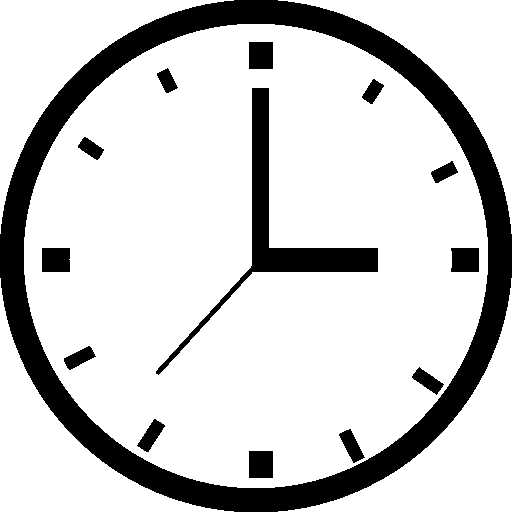
#> input picture TEMA 3/ACTIVIDAD 7 - TEMA 3/reloj4.png, 512 x 512 px
$ jupyter execute --allow-errors rel.ipynb
#> lines starting #> are read from the running program, lines starting #| are printed output that depends on the picture; after the words box and inside, x2 and y2 are one past the last pixel; in counts of white or black regions, pixels touching at a corner belong together
RETO DEL RELOJ

[cell 1]
import numpy as np
import cv2
import matplotlib.pyplot as plt


imagen_bgr = cv2.imread('RELOJ.jpeg')
#> (the rest of this cell did not finish here and is left out)

[cell 2]
import numpy as np
import cv2
import matplotlib.pyplot as plt


imagen_bgr = cv2.imread('reloj4.png')
#> imagen_bgr is the input picture: shape (512, 512, 3); 81.2% white; 14 black regions, largest, box (x1, y1, x2, y2) and area: (0, 0, 512, 512) 37308, (156, 88, 378, 375) 6416, (42, 248, 70, 272) 671
imagen_rgb = cv2.cvtColor(imagen_bgr, cv2.COLOR_BGR2RGB)

gris = cv2.cvtColor(imagen_bgr, cv2.COLOR_BGR2GRAY)
gris = cv2.GaussianBlur(gris, (5, 5), 1)
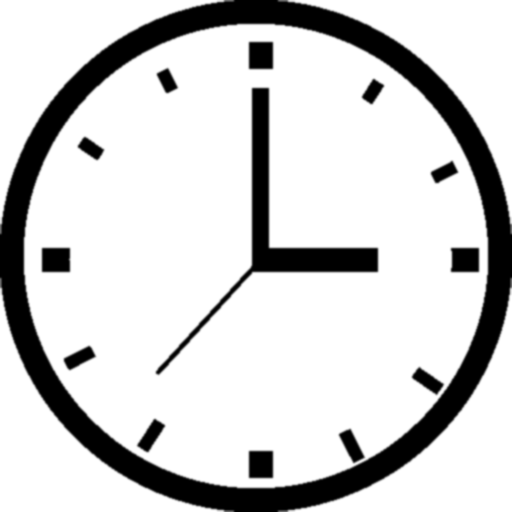
#> gris: shape (512, 512); min 0, max 255, mean 207.2
gris = cv2.equalizeHist(gris)
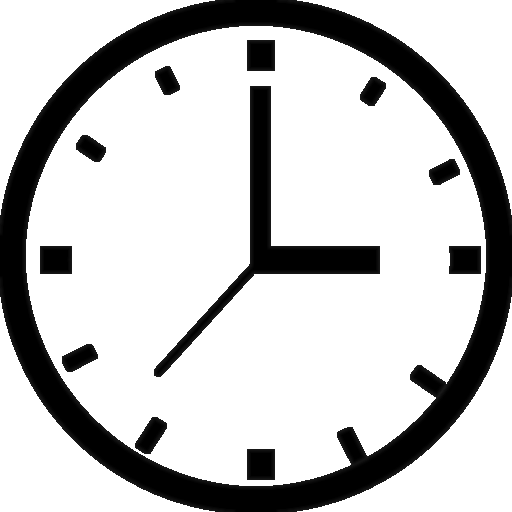
#> gris: shape (512, 512); min 0, max 255, mean 196.7


bordes = cv2.Canny(gris, 50, 150)
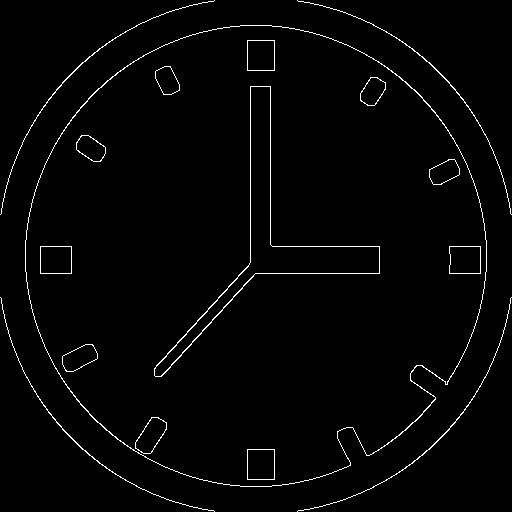
#> bordes: shape (512, 512); 1.9% white in thin lines or dots

# Detección de líneas
lineas = cv2.HoughLinesP(bordes, 1, np.pi/180, threshold=80, minLineLength=50, maxLineGap=10)
#> lineas = [[255, 273, 379, 273], [270, 244, 270, 86], [250, 262, 250, 86], [272, 246, 379, 246], [154, 368, 249, 263], [169, 368, 254, 274], [161, 376, 247, 281]]


centro_x = imagen_bgr.shape[1] // 2
#> centro_x = 256
centro_y = imagen_bgr.shape[0] // 2
#> centro_y = 256

def calcular_angulo(x1, y1, x2, y2):
    dist1 = np.hypot(x1 - centro_x, y1 - centro_y)
    dist2 = np.hypot(x2 - centro_x, y2 - centro_y)
    if dist1 > dist2:
        dx = x1 - centro_x
        dy = centro_y - y1
    else:
        dx = x2 - centro_x
        dy = centro_y - y2
    angulo = np.degrees(np.arctan2(dy, dx))
    angulo = (90 - angulo) % 360
    return angulo

manecillas = []
if lineas is not None:
    for linea in lineas:
        x1, y1, x2, y2 = linea[0]
        longitud = np.hypot(x2 - x1, y2 - y1)
        distancia_centro = min(np.hypot(x1 - centro_x, y1 - centro_y),np.hypot(x2 - centro_x, y2 - centro_y))
        # LINEAS CENTRO
        if distancia_centro < 100 and 30 < longitud < 400:
            angulo = calcular_angulo(x1, y1, x2, y2)
            manecillas.append({
                'puntos': (x1, y1, x2, y2),
                'longitud': longitud,
                'angulo': angulo
            })
#> this loop made 7 passes
#> (x1, y1, x2, y2, longitud, distancia_centro) on passes 1 to 7: (255, 273, 379, 273, 124, 17.03), (270, 244, 270, 86, 158, 18.44), (250, 262, 250, 86, 176, 8.49), (272, 246, 379, 246, 107, 18.87), (154, 368, 249, 263, 141.6, 9.9), (169, 368, 254, 274, 126.7, 18.11), (161, 376, 247, 281, 128.1, 26.57)
#> after the loop, manecillas = 7 items

if len(manecillas) >= 3:
    # CORTO LARGO
    manecillas.sort(key=lambda x: x['longitud'])
    horario = manecillas[0]
#> horario = {'puntos': (272, 246, 379, 246), 'longitud': 107, 'angulo': 85.35}
    minutero = manecillas[-1]
#> minutero = {'puntos': (250, 262, 250, 86), 'longitud': 176, 'angulo': 358}
    segundero = manecillas[2]
#> segundero = {'puntos': (169, 368, 254, 274), 'longitud': 126.7, 'angulo': 217.8}

    hora = int((horario['angulo'] / 30) % 12)
#> hora = 2
    minutos = int((minutero['angulo'] / 6) % 60)
#> minutos = 59
    segundos = int((segundero['angulo'] / 6)) % 60
#> segundos = 36

    fraccion_hora = (horario['angulo'] / 30) % 12
#> fraccion_hora = 2.85
    if abs(fraccion_hora - hora) > 0.5:
        hora = (hora + 1) % 12
#> hora = 3

    imagen_resultado = imagen_rgb.copy()
   # cv2.circle(imagen_resultado, (centro_x, centro_y), 5, (0, 0, 255), -1)
    cv2.line(imagen_resultado,(horario['puntos'][0], horario['puntos'][1]),(horario['puntos'][2], horario['puntos'][3]), (0, 0, 255), 8)  # horario azul
    cv2.line(imagen_resultado,(minutero['puntos'][0], minutero['puntos'][1]),(minutero['puntos'][2], minutero['puntos'][3]),(0, 255, 0), 5)  # minutero verde
    cv2.line(imagen_resultado, (segundero['puntos'][0], segundero['puntos'][1]),(segundero['puntos'][2], segundero['puntos'][3]), (255, 0, 0), 2)  # Rojo
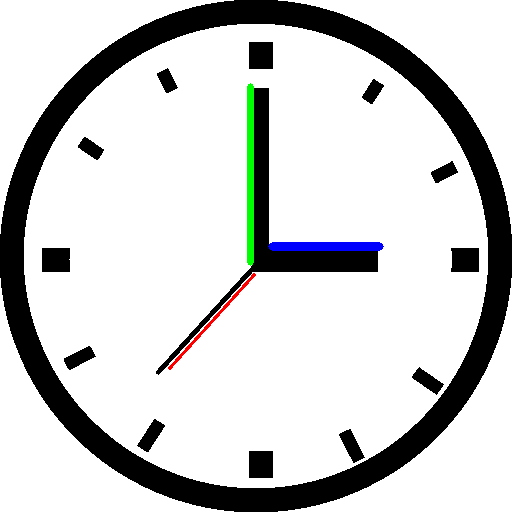
#> imagen_resultado: shape (512, 512, 3); mean R, G, B 205.6, 206.5, 206.2

    plt.figure(figsize=(10, 10))
    plt.imshow(imagen_resultado)
    plt.title(f'Hora: {hora}:{minutos:02d}:{segundos:02d}')
    plt.show()

[cell 3]
import numpy as np
import cv2
import matplotlib.pyplot as plt


imagen_bgr = cv2.imread('reloj1.png')
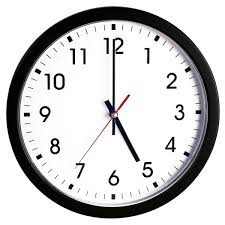
#> input picture TEMA 3/ACTIVIDAD 7 - TEMA 3/reloj1.png, 225 x 225 px
#> imagen_bgr is the input picture: shape (225, 225, 3); mean B, G, R 203.2, 203, 203.2
imagen_rgb = cv2.cvtColor(imagen_bgr, cv2.COLOR_BGR2RGB)

gris = cv2.cvtColor(imagen_bgr, cv2.COLOR_BGR2GRAY)
#> gris: shape (225, 225)
gris = cv2.GaussianBlur(gris, (5, 5), 1)
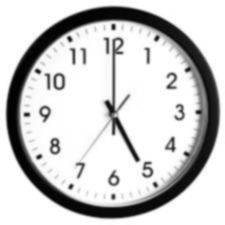
#> gris: shape (225, 225); min 1, max 255, mean 203.1
gris = cv2.equalizeHist(gris)
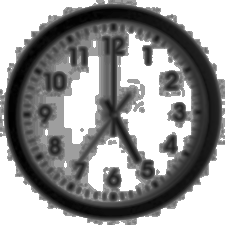
#> gris: shape (225, 225); min 0, max 255, mean 147.6


bordes = cv2.Canny(gris, 50, 150)
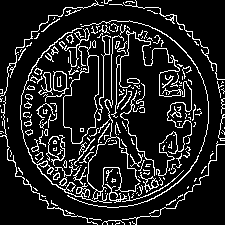
#> bordes: shape (225, 225); 13.2% white in thin lines or dots

# Detección de líneas
lineas = cv2.HoughLinesP(bordes, 1, np.pi/180, threshold=80, minLineLength=50, maxLineGap=10)
#> lineas = [[111, 144, 111, 54]]


centro_x = imagen_bgr.shape[1] // 2
#> centro_x = 112
centro_y = imagen_bgr.shape[0] // 2
#> centro_y = 112

def calcular_angulo(x1, y1, x2, y2):
    dist1 = np.hypot(x1 - centro_x, y1 - centro_y)
    dist2 = np.hypot(x2 - centro_x, y2 - centro_y)
    if dist1 > dist2:
        dx = x1 - centro_x
        dy = centro_y - y1
    else:
        dx = x2 - centro_x
        dy = centro_y - y2
    angulo = np.degrees(np.arctan2(dy, dx))
    angulo = (90 - angulo) % 360
    return angulo

manecillas = []
if lineas is not None:
    for linea in lineas:
        x1, y1, x2, y2 = linea[0]
        longitud = np.hypot(x2 - x1, y2 - y1)
        distancia_centro = min(np.hypot(x1 - centro_x, y1 - centro_y),np.hypot(x2 - centro_x, y2 - centro_y))
        # LINEAS CENTRO
        if distancia_centro < 100 and 30 < longitud < 400:
            angulo = calcular_angulo(x1, y1, x2, y2)
            manecillas.append({
                'puntos': (x1, y1, x2, y2),
                'longitud': longitud,
                'angulo': angulo
            })
#> this loop made 1 pass
#> (x1, y1, x2, y2, longitud, distancia_centro) on pass 1: (111, 144, 111, 54, 90, 32.02)
#> after the loop, manecillas = 1 item

if len(manecillas) >= 3:
    # CORTO LARGO
    manecillas.sort(key=lambda x: x['longitud'])
    horario = manecillas[0]
    minutero = manecillas[-1]
    segundero = manecillas[2]

    hora = int((horario['angulo'] / 30) % 12)
    minutos = int((minutero['angulo'] / 6) % 60)
    segundos = int((segundero['angulo'] / 6)) % 60

    fraccion_hora = (horario['angulo'] / 30) % 12
    if abs(fraccion_hora - hora) > 0.5:
        hora = (hora + 1) % 12

    imagen_resultado = imagen_rgb.copy()
   # cv2.circle(imagen_resultado, (centro_x, centro_y), 5, (0, 0, 255), -1)
    cv2.line(imagen_resultado,(horario['puntos'][0], horario['puntos'][1]),(horario['puntos'][2], horario['puntos'][3]), (0, 0, 255), 8)  # horario azul
    cv2.line(imagen_resultado,(minutero['puntos'][0], minutero['puntos'][1]),(minutero['puntos'][2], minutero['puntos'][3]),(0, 255, 0), 5)  # minutero verde
    cv2.line(imagen_resultado, (segundero['puntos'][0], segundero['puntos'][1]),(segundero['puntos'][2], segundero['puntos'][3]), (255, 0, 0), 2)  # Rojo

    plt.figure(figsize=(10, 10))
    plt.imshow(imagen_resultado)
    plt.title(f'Hora: {hora}:{minutos:02d}:{segundos:02d}')
    plt.show()
